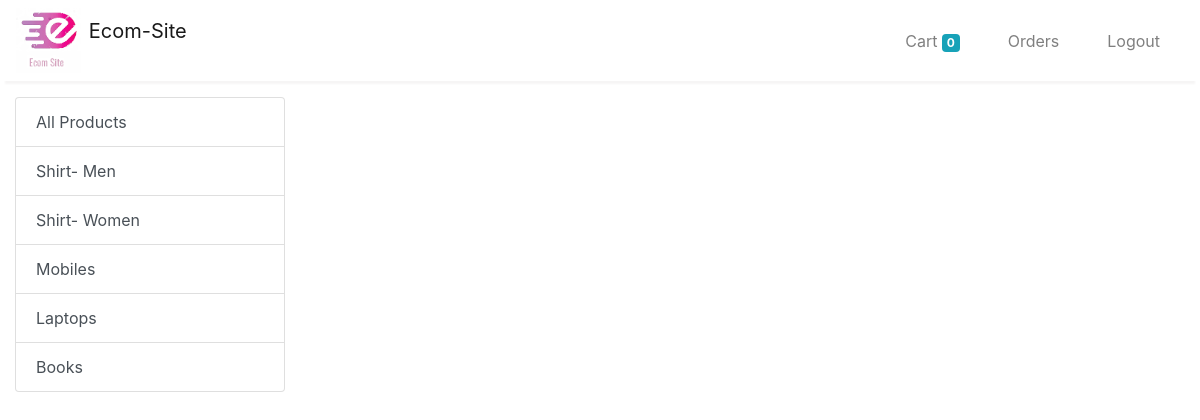
/store?category=2 (signed in), run on the app's committed database.
### store/models/category.py (models this page shows, shortened)
class Category(models.Model):
    name = models.CharField(max_length=20)
    @staticmethod
    def get_all_categories():
        return Category.objects.all()

### store/views/home.py (the view)
# urls.py: path('' , include('store.urls'))
def store(request):
    cart = request.session.get('cart')
    if not cart:
        request.session['cart'] = {}
    products = None
    categories = Category.get_all_categories()
    categoryID = request.GET.get('category')
    if categoryID:
        products = Product.get_all_products_by_categoryid(categoryID)
    else:
        products = Product.get_all_products();
    data = {}
    data['products'] = products
    data['categories'] = categories
    print('you are : ', request.session.get('email'))
    return render(request, 'index.html', data)

### store/models/product.py (called while the page is built)
    @staticmethod
    def get_all_products_by_categoryid(category_id):
        if category_id:
            return Product.objects.filter(category = category_id)
        else:
            return Product.get_all_products()

### store/templates/index.html (shortened to what this page needs)
{% extends 'base.html' %}
{% block content %}
{% load cart %}
{% load custom_filter %}
<div class="container-fluid mt-3">
	<div class="row">
		<div class="col-lg-3 mx-auto">
			<div class="list-group">
				<a href="/" class="list-group-item list-group-item-action">All Products</a>
				{% for category in categories %}
				<a href="/?category={{category.id}}"
					class="list-group-item list-group-item-action">{{category.name}}</a>
				{% endfor %}
			</div>
		</div>
		<div id='products' class="col-lg-9 mx-auto">
		</div>
	</div>
</div>
{% endblock %}

### data on the page
Category: name "Shirt- Men"
Category: name "Shirt- Women"
Category: name "Mobiles"
Category: name "Laptops"
Category: name "Books"

### other printed values
{{ request.session.cart.keys|length }} "0"
